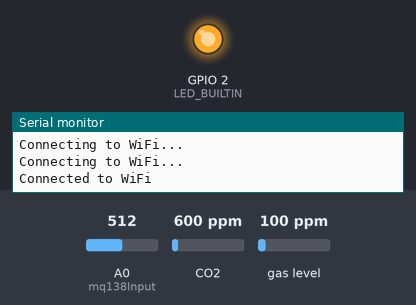
A sketch run on a simulated ESP8266 (NodeMCU). Parts: output pins drawn as LEDs (lit = HIGH, except the on-board LED, lit = LOW), the last lines printed to the serial monitor. The inputs (shaded band) are chosen by the test bench; at power-on: A0 (mq138Input) = 512, CO2 600 ppm, gas level 100 ppm. WiFi joins after 1.5 s; servers stay silent unless stated; uploads are accepted with an empty reply.

Above: at 31.0 s.
At 60.1 s:
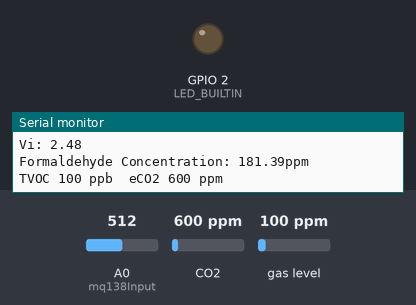
Timing chart, 0 to 80.3 s (numbered marks = the images above):
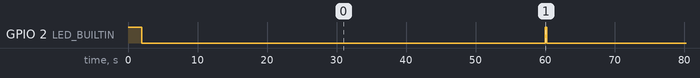

Measured:
- by itself, GPIO 2 (LED_BUILTIN): alternates HIGH for 0.20 s and LOW for 59.0 s

The sketch:

tvoc_hcho_cloud.ino
```cpp
#include <ESP8266WiFi.h>
#include <ESP8266HTTPClient.h>

#include <Wire.h>
#include "Adafruit_SGP30.h"

const char *wifiSsid = "xxxxx";
const char *wifiPassword = "xxxxx";

// Replace with your Basic Authentication credentials
const char *baseauthUsername = "xxxxx";
const char *baseauthPassword = "xxxxx";

const char *api = "xxxxx";

// the following variables are unsigned longs because the time, measured in
// milliseconds, will quickly become a bigger number than can be stored in an int.
unsigned long lastTime = 0;

// Timer set to 10 minutes (600000)
// unsigned long timerDelay = 600000;
// Set timer to 5 seconds (5000)
unsigned long timerDelay = 60000;

int mq138Input = A0;

Adafruit_SGP30 sgp;

void setup()
{
    pinMode(LED_BUILTIN, OUTPUT);
    digitalWrite(LED_BUILTIN, HIGH); // turn the LED on (HIGH is the voltage level)
    Serial.begin(115200);
    WiFi.begin(wifiSsid, wifiPassword);

    while (WiFi.status() != WL_CONNECTED)
    {
        delay(1000);
        Serial.println("Connecting to WiFi...");
    }

    Serial.println("Connected to WiFi");

    if (!sgp.begin())
    {
        Serial.println("Sensor not found :-(");
        while (1)
            ;
    }

    // Hier können die Baseline Werte wenn vorhanden eingegeben werden, wenn nicht, diese Zeile auskommentierern
    sgp.setIAQBaseline(0x8A3E, 0x9692); // Baseline Werte nach 12h Betrieb vom Serial Monitor entnehmen!

    digitalWrite(LED_BUILTIN, LOW); // turn the LED on (HIGH is the voltage level)
}

void loop()
{
    // Send an HTTP POST request every minute
    if ((millis() - lastTime) > timerDelay)
    {
        digitalWrite(LED_BUILTIN, HIGH); // turn the LED on (HIGH is the voltage level)

        float Vi = 0.1;
        float Vc = 4.95;                          // Constant voltage from pin
        int sensorValue = analogRead(mq138Input); // Read analog pin for voltage info in 10 bits
        float Vf = sensorValue * 4.95 / 1023;     // Voltage through pin when in presence of VOCs (formaldehyde)
        float formaldehydeConcentration = concentrationPPMform(Vf, Vi);
        Serial.print("Vi: ");
        Serial.println(Vf);
        Serial.print("Formaldehyde Concentration: ");
        Serial.print(formaldehydeConcentration);
        Serial.print("ppm\n"); // Print concentration data

        // Hier können die Luftfeuchte und Temperaturwerte für genauere Messwerte eingegeben werden.
        float temperature = 21.1; // [°C]
        float humidity = 50;      // [%RH]
        sgp.setHumidity(getAbsoluteHumidity(temperature, humidity));

        if (!sgp.IAQmeasure())
        {
            Serial.println("Measurement failed");
            return;
        }
        Serial.print("TVOC ");
        Serial.print(sgp.TVOC);
        Serial.print(" ppb\t");
        Serial.print("eCO2 ");
        Serial.print(sgp.eCO2);
        Serial.println(" ppm");

        {
            // Check WiFi connection status
            if (WiFi.status() == WL_CONNECTED)
            {
                WiFiClient client;
                HTTPClient http;

                // Your Domain name with URL path or IP address with path
                http.begin(client, api);

                // If you need Node-RED/server authentication, insert user and password below
                // http.setAuthorization("REPLACE_WITH_SERVER_USERNAME", "REPLACE_WITH_SERVER_PASSWORD");
                http.setAuthorization(baseauthUsername, baseauthPassword);

                // If you need an HTTP request with a content type: application/json, use the following:
                http.addHeader("Content-Type", "application/json");
                int httpResponseCode = http.POST("{\"device\":\"live\",\"float1\":" + String(Vf) + ",\"float2\":" + String(formaldehydeConcentration) + ",\"float3\":" + String(sgp.TVOC) + ",\"float4\":" + String(sgp.eCO2) + "}");

                Serial.print("HTTP Response code: ");
                Serial.println(httpResponseCode);

                // Free resources
                http.end();
            }
            else
            {
                Serial.println("WiFi Disconnected");
            }
            lastTime = millis();
            digitalWrite(LED_BUILTIN, LOW); // turn the LED on (HIGH is the voltage level)
        }
    }
}

uint32_t getAbsoluteHumidity(float temperature, float humidity)
{
    // approximation formula from Sensirion SGP30 Driver Integration chapter 3.15
    const float absoluteHumidity = 216.7f * ((humidity / 100.0f) * 6.112f * exp((17.62f * temperature) / (243.12f + temperature)) / (273.15f + temperature)); // [g/m^3]
    const uint32_t absoluteHumidityScaled = static_cast<uint32_t>(1000.0f * absoluteHumidity);                                                                // [mg/m^3]
    return absoluteHumidityScaled;
}

float concentrationPPMform(float V, float Vstart) // Formaldehde concentration formula
{

    float con = 212.32619543773774 * exp(-(7.653015806367451 * (4.95 - V) * Vstart) / (V * (4.95 - Vstart)));

    return con;
}
```
